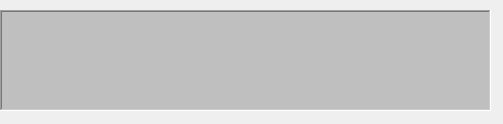
<?xml version="1.0" encoding="UTF-8"?>
<ui version="4.0">
 <class>Dialog</class>
 <widget class="QDialog" name="Dialog">
  <property name="geometry">
   <rect>
    <x>0</x>
    <y>0</y>
    <width>503</width>
    <height>124</height>
   </rect>
  </property>
  <property name="windowTitle">
   <string>Features Of Current Task</string>
  </property>
  <widget class="QTableWidget" name="currentTaskTable">
   <property name="geometry">
    <rect>
     <x>0</x>
     <y>10</y>
     <width>491</width>
     <height>101</height>
    </rect>
   </property>
   <property name="palette">
    <palette>
     <active>
      <colorrole role="Base">
       <brush brushstyle="SolidPattern">
        <color alpha="255">
         <red>191</red>
         <green>191</green>
         <blue>191</blue>
        </color>
       </brush>
      </colorrole>
     </active>
     <inactive>
      <colorrole role="Base">
       <brush brushstyle="SolidPattern">
        <color alpha="255">
         <red>191</red>
         <green>191</green>
         <blue>191</blue>
        </color>
       </brush>
      </colorrole>
     </inactive>
     <disabled>
      <colorrole role="Base">
       <brush brushstyle="SolidPattern">
        <color alpha="255">
         <red>240</red>
         <green>240</green>
         <blue>240</blue>
        </color>
       </brush>
      </colorrole>
     </disabled>
    </palette>
   </property>
   <property name="frameShape">
    <enum>QFrame::WinPanel</enum>
   </property>
  </widget>
 </widget>
 <resources/>
 <connections/>
</ui>
